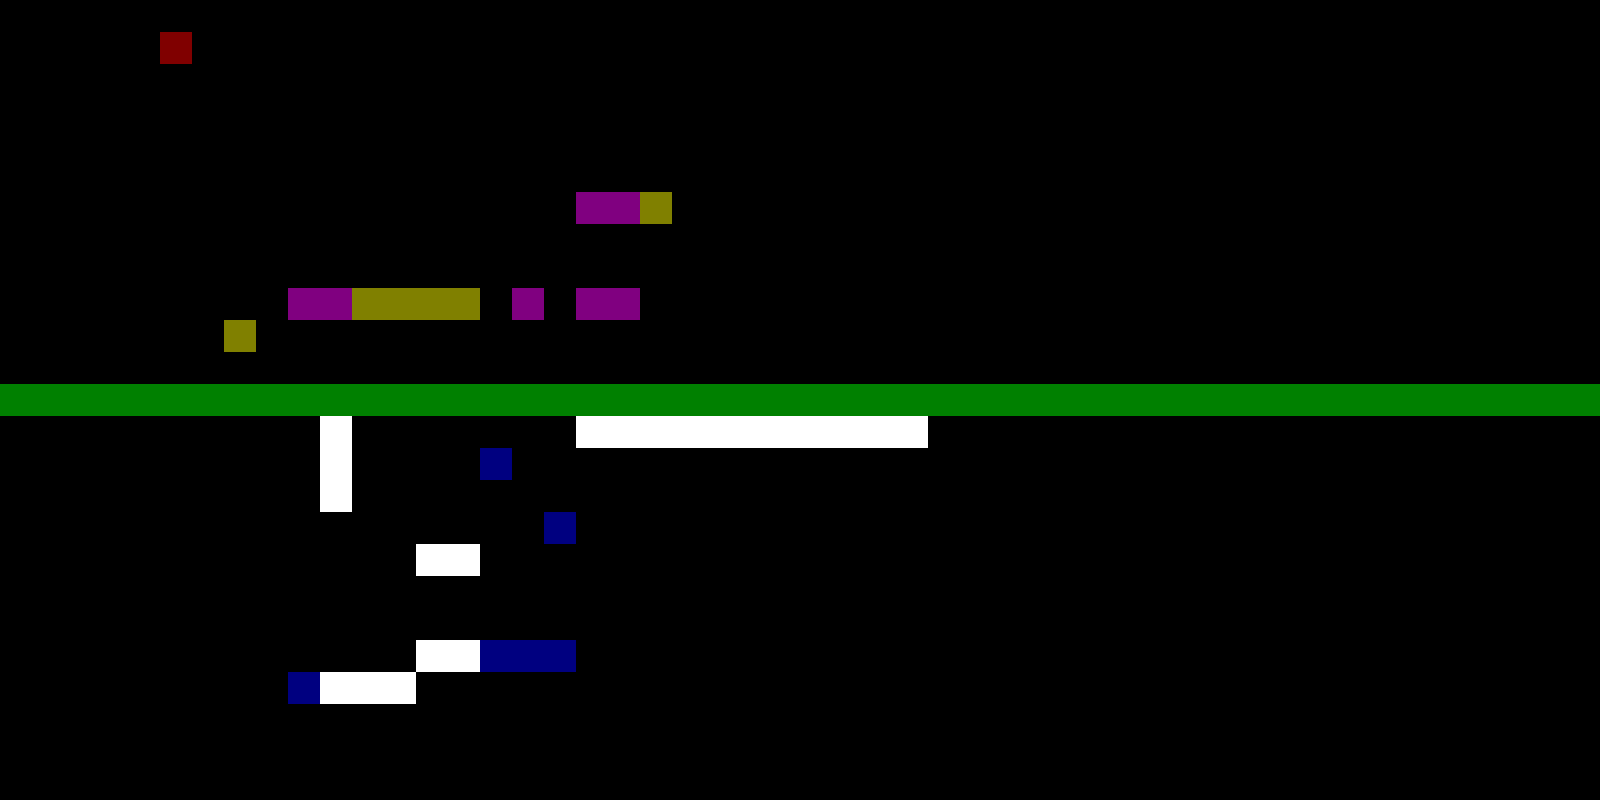

Below is a game level as drawn by its tile map, then a one-line description and the .tmx that defines it (tile-layer data replaced by summaries):
An orthogonal 50x25 tile map with 32x32 px tiles, 6 tile layers (whiteStones, blackStones, whiteSpikes, blackSpikes, ...) and 1 object.

<map version="1.0" orientation="orthogonal" width="50" height="25" tilewidth="32" tileheight="32">
 <tileset firstgid="1" name="tileset" tilewidth="32" tileheight="32">
  <image source="tileset.png" width="640" height="640" />
 </tileset>
 <layer name="whiteStones" width="50" height="25">
  <data>[1250 cells, 6 non-empty, 2 distinct tile ids]</data>
 </layer>
 <layer name="blackStones" width="50" height="25">
  <data>[1250 cells, 3 non-empty, 1 distinct tile ids]</data>
 </layer>
 <layer name="whiteSpikes" width="50" height="25">
  <data>[1250 cells, 21 non-empty, 1 distinct tile ids]</data>
 </layer>
 <layer name="blackSpikes" width="50" height="25">
  <data>[1250 cells, 10 non-empty, 2 distinct tile ids]</data>
 </layer>
 <layer name="split" width="50" height="25">
  <data>[1250 cells, 50 non-empty, 1 distinct tile ids]</data>
 </layer>
 <objectgroup name="player" width="50" height="25">
  <object x="50" y="56">
   <ellipse />
  </object>
 </objectgroup>
 <layer name="crystal" width="50" height="25">
  <data>[1250 cells, 1 non-empty, 1 distinct tile ids]</data>
 </layer>
 <objectgroup name="baloon" width="50" height="25" />
</map>
